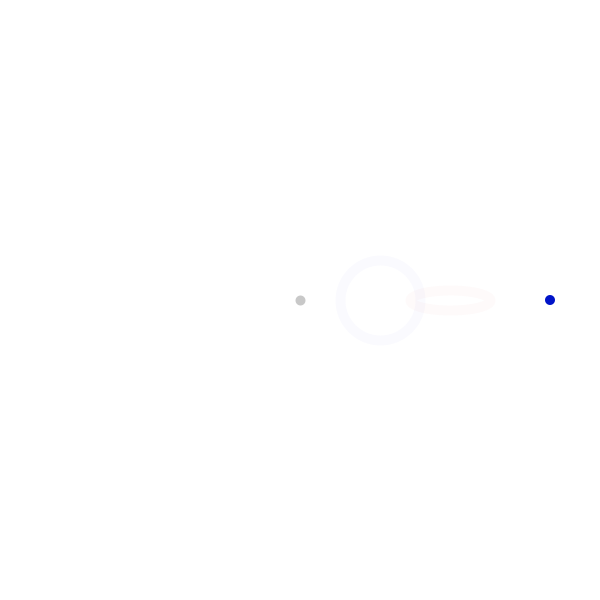
Frame 1 (no input)
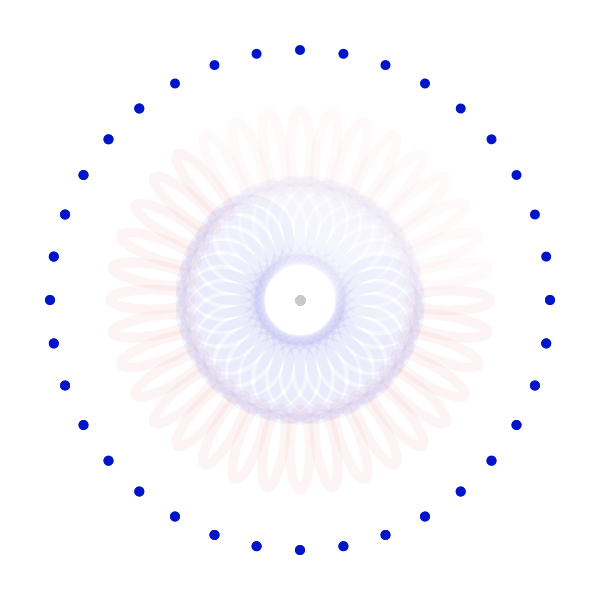
Frame 60 (the mouse pressed at the canvas centre just before this capture)
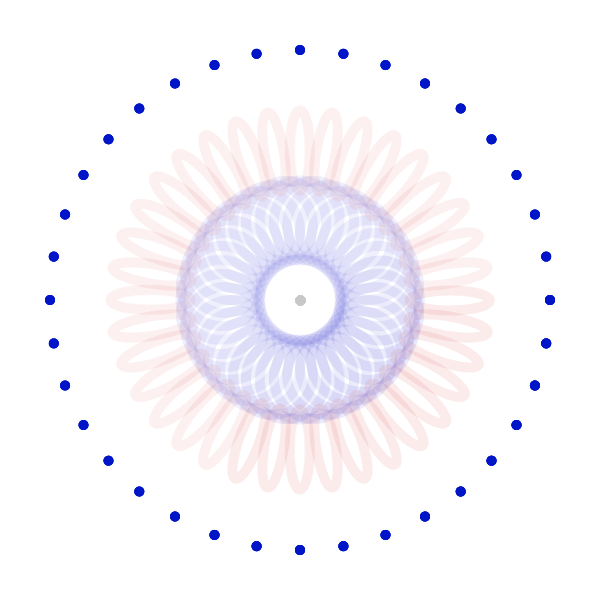
Frame 120 (the mouse held since frame 60 and released just before this capture)

The Processing sketch that drew these frames (run headless with seeded random() and noise(); from frame 60 on, the mouse is pressed at the canvas centre):

// Processing sketch: sketch_4_rotate_satellite
// ── sketch_4_rotate_satellite.pde
void setup()
{
  size(600,600);
  background(255);
}

//Ustal kąt startowy (celowo poza void by wartość można było zmienić z każdą klatką)
float kat = 0;

void draw()
{
  
  stroke(200);
  strokeWeight(1);
  
  
  ellipseMode(CENTER);
  
  //Przelicz wartość na radiany (celowo w void draw gdyż musi to dla każdej nowej wartości
  float radian = radians(kat);
  
  //Pamiętajcie o pushMatrix i popMatrix jeżeli chcecie by obrót dotyczył tylko tych elementów
  
  //pushMatrix()
  translate(width/2, height/2);
  strokeWeight(10);
  point(0,0);
  
  rotate(radian);
  
  //niebieski wzór
  noFill();
  stroke(0,20,200, 5);
  ellipse(80, 0, 80, 80); 

  //czerwony wzór
  stroke(200,20,0, 5);
  ellipse(150,0, 80,20);
  
  //koło
  noStroke();
  fill(0,20,200);
  ellipse(250,0,10,10);
  
  //popMatrix();
  
  //Tym razem skok jest większy, 
  //jeżeli zrobimy 1 powstanie płynny kształt
  kat = kat + 10;
   
}
